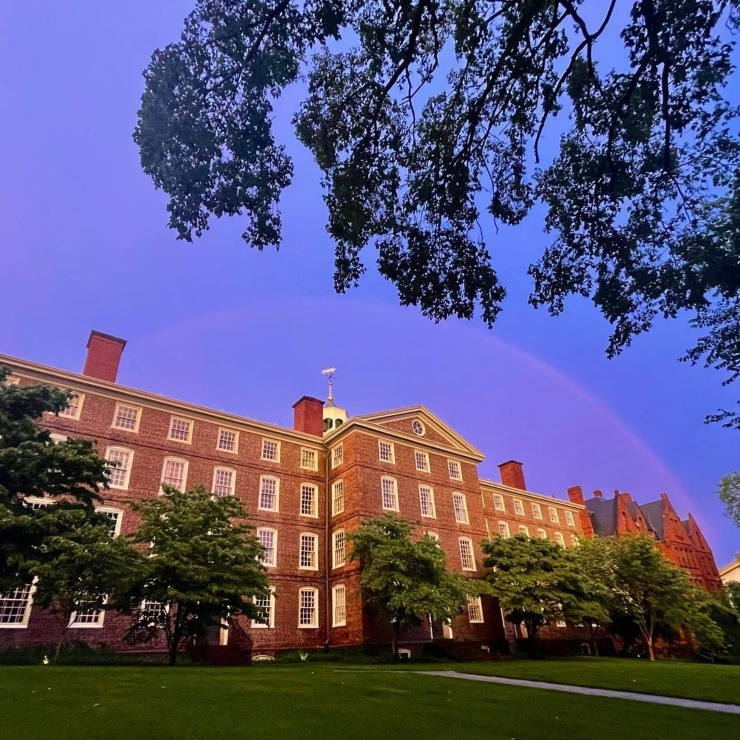
#> input picture univer.jpg, 740 x 740 px
$ python filtreLaplacien.py
#> lines starting #> are read from the running program, lines starting #| are printed output that depends on the picture
#> further down, image is the input picture: shape (740, 740, 3); mean B, G, R 119.4, 84.2, 88.9
import cv2

def laplacian_filter(img):
    rows, cols, channels = img.shape
#> rows = 740; cols = 740; channels = 3
    filtered_img = img.copy()

    for i in range(1, rows - 1):
        for j in range(1, cols - 1):
            for k in range(channels):
                # Calculate the Laplacian value
                laplacian_value = (
                    img[i - 1, j, k] +
                    img[i + 1, j, k] +
                    img[i, j - 1, k] +
                    img[i, j + 1, k] -
                    4 * img[i, j, k]
                )

                # Update the pixel value with the absolute Laplacian value
                filtered_img[i, j, k] = abs(laplacian_value)
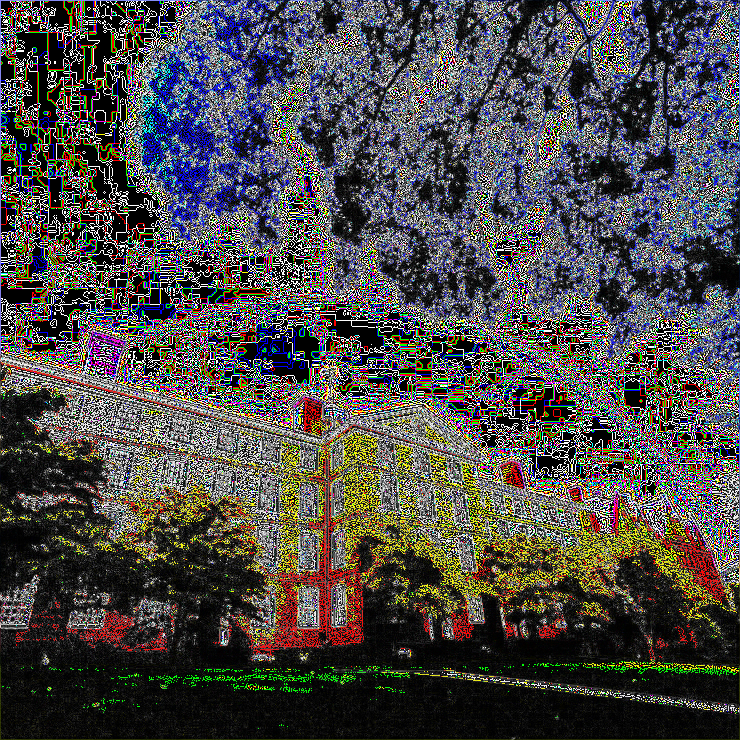
#> filtered_img: shape (740, 740, 3); mean B, G, R 73.2, 73.9, 76.1

    return filtered_img

# Execution
# Read the image
image = cv2.imread('univer.jpg')

# Apply the Laplacian filter
filtered_image = laplacian_filter(image)

# Display the original and filtered images
cv2.imshow('Image Originale', image)
cv2.imshow('Image Filtree (Laplacien)', filtered_image)
cv2.waitKey(0)
cv2.destroyAllWindows()
